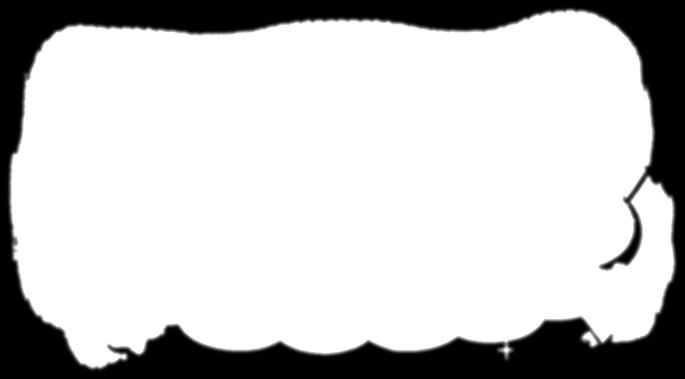
#> input picture .claude/alpha_map.png, 1370 x 757 px, given in place of ChatGPT Image 2026年6月14日 15_54_22.png, which was not available (shown at 1/2 size)
$ python recut_q_balloon.py
#> lines starting #> are read from the running program, lines starting #| are printed output that depends on the picture; after the words box and inside, x2 and y2 are one past the last pixel; in counts of white or black regions, pixels touching at a corner belong together; pictures that were not available may be replaced by others from this repository, and a replacement may not be noted
"""Re-cut the 'さいごの もんだい!' sunburst balloon.

Key fix vs the rejected attempt: cloud and rays/stars are masked SEPARATELY then
combined with max(), so the dark vignette in the gaps between rays and in the
corners stays TRANSPARENT (it is not baked into a solid disc silhouette).
"""
import os
import numpy as np
from PIL import Image
from scipy.ndimage import (binary_opening, binary_fill_holes, label,
                           gaussian_filter, generate_binary_structure)

SRC = "D:/ポノのおへや/Dr.owl'quiz/No/ChatGPT Image 2026年6月14日 15_54_22.png"
OUT_WEBP = "d:/AppDevelopment/pono-asobiba-app/assets/images/quizland/final_q_balloon.webp"
DBG = "d:/AppDevelopment/pono-asobiba-app/.claude"


def disk(r):
    y, x = np.ogrid[-r:r + 1, -r:r + 1]
    return (x * x + y * y) <= r * r


def smoothstep(x, lo, hi):
#> called with lo = 115, hi = 185
    t = np.clip((x - lo) / (hi - lo), 0.0, 1.0)
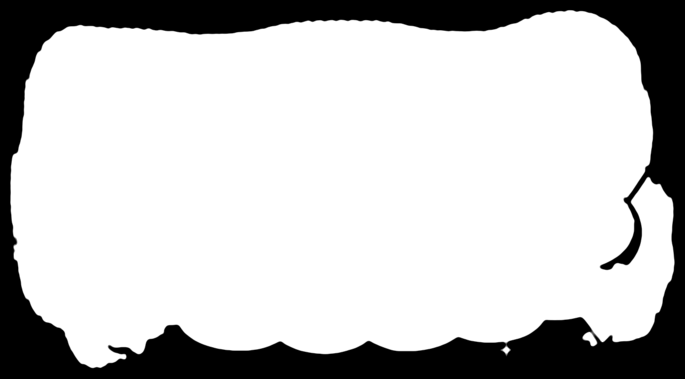
#> t: shape (757, 1370) float32 (shown at 1/2 size); min 0, max 1, mean 0.77
    return t * t * (3.0 - 2.0 * t)


def build_alpha(rgb, ray_lo=115.0, ray_hi=185.0, cloud_thr=150.0,
                open_r=22, feather=1.2):
    a = rgb.astype(np.float32)
    lum = 0.299 * a[:, :, 0] + 0.587 * a[:, :, 1] + 0.114 * a[:, :, 2]

    # 2. Ray/star alpha: soft ramp. Dark gaps + vignette -> 0, bright gold -> 255.
    ray_alpha = smoothstep(lum, ray_lo, ray_hi) * 255.0

    # 3. Cloud solid mask. Open with a disk big enough to erase thin rays/stars
    #    but keep the compact central cloud blob; then largest CC + fill holes.
    bright = lum > cloud_thr
#> bright: shape (757, 1370) bool; 77% white; 1 black region, box (x1, y1, x2, y2) and area: (0, 0, 1370, 757) 238217
    opened = binary_opening(bright, structure=disk(open_r))
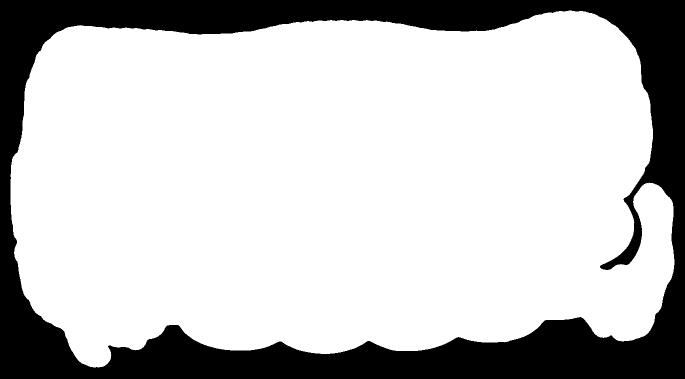
#> opened: shape (757, 1370) bool (shown at 1/2 size); 76.8% white; 1 black region, box (x1, y1, x2, y2) and area: (0, 0, 1370, 757) 240431
    lbl, n = label(opened, structure=generate_binary_structure(2, 2))
#> n = 1
    cloud_solid = np.zeros_like(opened)
    if n > 0:
        sizes = np.bincount(lbl.ravel())
#> sizes = [240431, 796659]
        sizes[0] = 0
        biggest = sizes.argmax()
#> biggest = 1
        cloud_solid = (lbl == biggest)
        cloud_solid = binary_fill_holes(cloud_solid)

    # 4. Combine.
    alpha = np.maximum(np.where(cloud_solid, 255.0, 0.0), ray_alpha)

    # 5. Light feather for crisp anti-aliased edges, then re-assert cloud
    #    interior to 255 so the body is not eroded.
    alpha = gaussian_filter(alpha, sigma=feather)
    alpha[cloud_solid] = 255.0
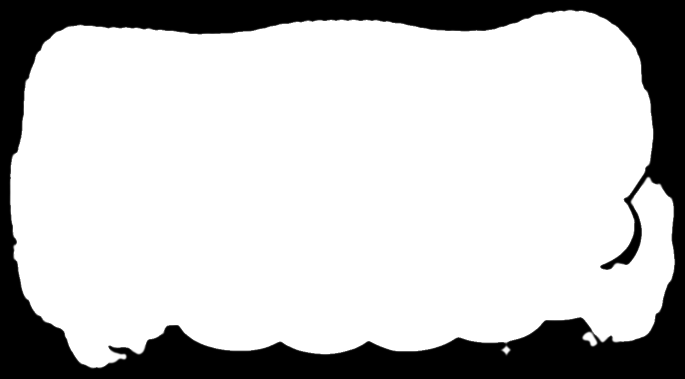
#> alpha: shape (757, 1370) float64 (shown at 1/2 size); min 0, max 255, mean 197

    return np.clip(alpha, 0, 255).astype(np.uint8), cloud_solid, ray_alpha


def main():
    im = Image.open(SRC).convert('RGB')
    rgb = np.asarray(im)
    alpha, cloud_solid, ray_alpha = build_alpha(rgb)

    rgba = np.dstack([rgb, alpha])
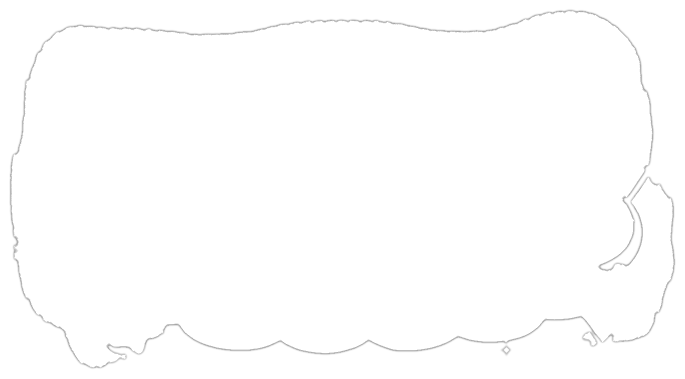
#> rgba: shape (757, 1370, 4) (shown at 1/2 size); mean R, G, B, A 197.6, 197.6, 197.6, 197; transparent parts drawn white

    # 6. Auto-crop to alpha>0 bbox + ~10px padding.
    ys, xs = np.where(alpha > 0)
    pad = 10
    y0 = max(ys.min() - pad, 0)
#> y0 = 7
    y1 = min(ys.max() + 1 + pad, alpha.shape[0])
#> y1 = 749
    x0 = max(xs.min() - pad, 0)
#> x0 = 7
    x1 = min(xs.max() + 1 + pad, alpha.shape[1])
#> x1 = 1362
    cropped = rgba[y0:y1, x0:x1]
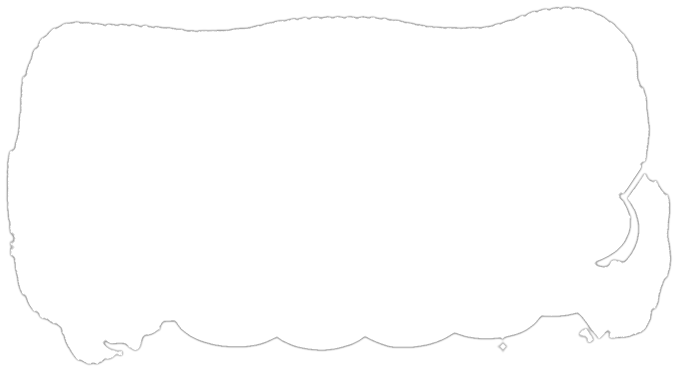
#> cropped: shape (742, 1355, 4) (shown at 1/2 size); mean R, G, B, A 203.9, 203.9, 203.9, 203.2; transparent parts drawn white
    print('cropped px:', cropped.shape[1], 'x', cropped.shape[0])
#| cropped px: 1355 x 742

    out = Image.fromarray(cropped, 'RGBA')

    # Downscale. The art is dense gold-gradient sunburst; WebP floor is high,
    # so to honor the "under ~120 KB" hard target we land at ~600px (still well
    # above the ~46vw render size on any device). LANCZOS, quality 82.
    target_w = 600
    quality = 82
    if out.width > target_w:
        h = round(out.height * target_w / out.width)
#> h = 329
        out = out.resize((target_w, h), Image.LANCZOS)
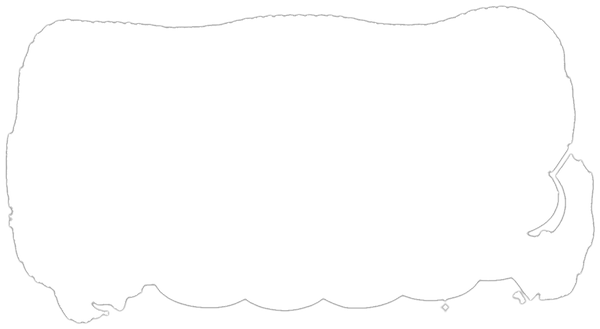
#> out: PIL image 600x329 RGBA; mean R, G, B, A 204.6, 204.6, 204.6, 203.1; transparent parts drawn white
    print('final px:', out.width, 'x', out.height)
#| final px: 600 x 329

    out.save(OUT_WEBP, 'WEBP', quality=quality, method=6)
    sz = os.path.getsize(OUT_WEBP)
    print('webp bytes:', sz, f'({sz/1024:.1f} KB)')

    # Debug: cloud mask + transparency check around gaps.
    Image.fromarray((cloud_solid * 255).astype(np.uint8)).save(
        os.path.join(DBG, 'recut_dbg_cloudmask.png'))
    print('cloud px count:', int(cloud_solid.sum()))
#| cloud px count: 796659


if __name__ == '__main__':
    main()
